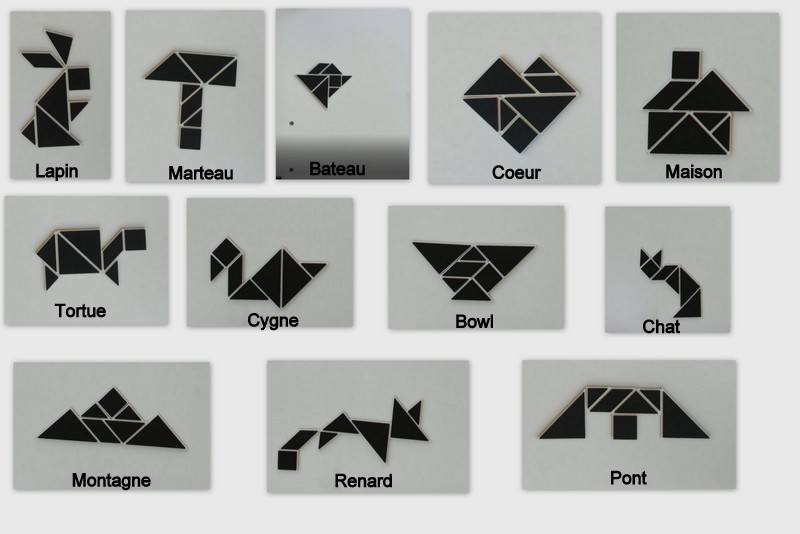
#> input picture data/Montages.jpg, 800 x 534 px
$ python -i processing.py   (imports and definitions only)
#> lines starting #> are read from the running program, lines starting #| are printed output that depends on the picture; after the words box and inside, x2 and y2 are one past the last pixel; in counts of white or black regions, pixels touching at a corner belong together
import numpy as np
import os
import cv2
import imutils


def preprocess_img(img, side=None, sensitivity_to_light=100):
    '''
    this function takes a cv image as input, calls the resize function, crops the image to keep only the board, chooses the left / right half of the board or the full board if the child is playing alone, and eventually finds the largest dark shape

    Parameters :
    img = OpenCV image
    side = process either left/right side or full frame.  - True by default
    crop = decides if image needs cropping - set crop to False when processing dataset images, they are already cut
    sensitivity_to_light = parameter to turn the background black

    author : @BasCR-hub
    '''

    img = crop(img, side=side)
    image_blurred = blur(img,1)
    cnts = get_contours(image_blurred)
    image_triangles_squares = extract_triangles_squares(cnts, img)
    blurred_triangles_squared = blur(image_triangles_squares, 7, sensitivity_to_light='ignore').copy()
    final_cnts = get_contours(blurred_triangles_squared)

    return final_cnts, img

# [21 lines left out: function preprocess_img_2, not called in this run]

def extract_triangles_squares(cnts, image):
    '''
    This function extracts only the triangles, squares and parallelograms from a list of contours and hence removes 'noise' items.
    To do so, it calls OpenCV's appoxPolyDp function to identify which contours have either 3 or 4 summits then returns those that
    fit area and/or width-height ratio criteria.

    Parameters :
    cnts_output = list of contours from cv2.findContours
    origin_img = OpenCV image

    author : @Gautier
    '''
    cnts_output = []
    out_image = np.zeros(image.shape, image.dtype)

    for idx, cnt in enumerate(cnts):
        perimetre = cv2.arcLength(cnt, True)
        approx = cv2.approxPolyDP(cnt, 0.02 * perimetre, True)

        area = cv2.contourArea(cnt)
        img_area = image.shape[0] * image.shape[1]

        if area/img_area > 0.0005:
            # for triangle
            if len(approx) == 3:
                cnts_output.append(cnt)
                cv2.drawContours(out_image, [cnt], -1, (50, 255, 50), 7)
                cv2.fillPoly(out_image, pts =[cnt], color=(50, 255, 50))
            # for quadrilater
            elif len(approx) == 4:
                (x, y, w, h) = cv2.boundingRect(approx)
                ratio = w / float(h)
                if(ratio >= 0.3 and ratio <= 3):
                    cnts_output.append(cnt)
                    cv2.drawContours(out_image, [cnt], -1, (50, 255, 50), 7)
                    cv2.fillPoly(out_image, pts =[cnt], color=(50, 255, 50))
    return out_image

def blur(img, strength_blur = 7, sensitivity_to_light=50):
    '''
    This function takes a cv image as input, turns it into grayscale and blurs it. Used before finding contours to erase the white space between individual shapes.
    Parameters :

    origin_img = OpenCV image
    strength_blur = blur paramet (the greater the more "blurred")

    author : @BasCR-hub
    '''

    gray = cv2.cvtColor(img, cv2.COLOR_BGR2GRAY) # binarize img
    if sensitivity_to_light != 'ignore':
        gray[gray > sensitivity_to_light] = 0
    blurred = cv2.medianBlur(gray, strength_blur)
    image_blurred = cv2.threshold(blurred, 0, 255, cv2.THRESH_BINARY)[1]
    return image_blurred

def get_contours(image):
    '''
    This function retrieves an image's openCV contours.

    Parameters :
    image = OpenCV image

    author : @BasCR-hub
    '''

    cnts = cv2.findContours(
        image.copy(), cv2.RETR_EXTERNAL, cv2.CHAIN_APPROX_SIMPLE)
    cnts = imutils.grab_contours(cnts)
    return cnts

# [57 lines left out: functions display_contour, extract_triangles_squares_2, not called in this run]

def crop(img, side="left"):
    """
    crop the left or right side of the image

    Parameters:
    - img : OpenCV
    - side : left / right

    Returns : OpenCV image

    author: @Nohossat
    """

    if side is None:
        return img

    assert side in ["left", "right"], "not a valid side"

    # we take only 55% of the frame either left or right side
    width_img = img.shape[1]
    box_width = int(width_img*0.55)

    if side == 'left':
        img = img[:, :box_width]
    else:
        box_width = width_img - box_width
        img = img[:, box_width:width_img]

    return img

>>> import cv2
>>> picture = cv2.imread('../data/Montages.jpg')
#> picture is the input picture: shape (534, 800, 3); mean B, G, R 175.2, 177.5, 175.9
>>> result = preprocess_img(picture)
#> in blur, `gray[gray > sensitivity_to_light] = 0`:
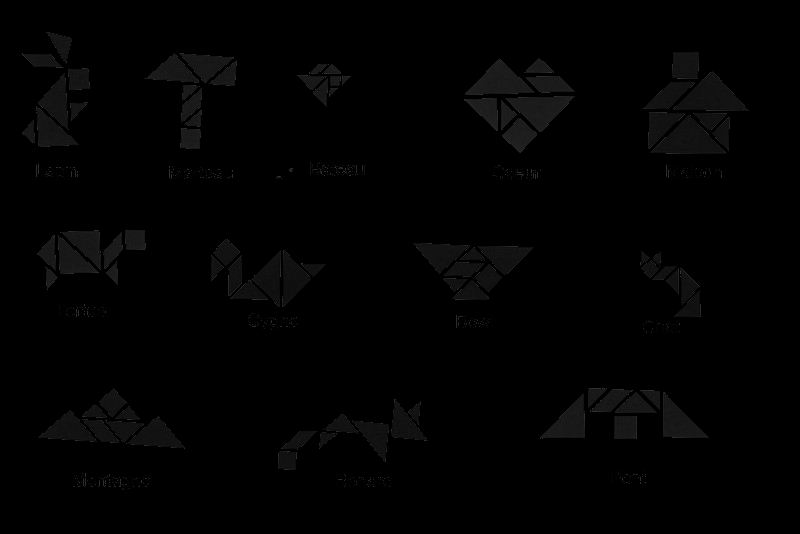
#> gray: shape (534, 800); min 0, max 50, mean 2.1
#> in blur, `image_blurred = cv2.threshold(blurred, 0, 255, cv2.THRESH_BINARY)[1]`:
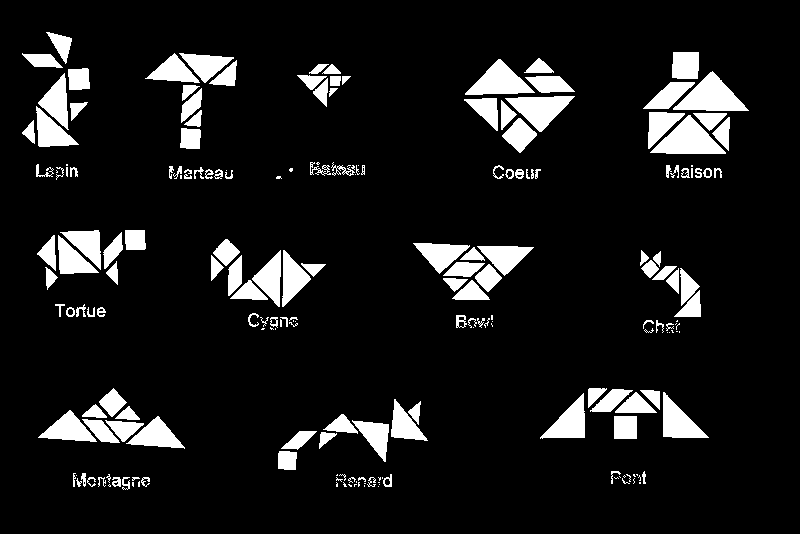
#> image_blurred: shape (534, 800); 9.9% white; 208 white regions (68 under 20 px)
#> in get_contours, `cnts = cv2.findContours( image.copy(), cv2.RETR_EXTERNAL, cv2.CHAIN_AP..`: cnts = 208 contours, 94 with area under 20; largest, box (x1, y1, x2, y2) and area: (673, 71, 749, 111) 1476, (650, 115, 726, 154) 1464, (465, 59, 535, 95) 1219, (505, 96, 575, 132) 1214, (663, 392, 709, 438) 1006
#> the loop in extract_triangles_squares, `for idx, cnt in enumerate(cnts):` made 208 passes
#> (perimetre, approx, area, x, y, w, h, ratio) on passes 47, 49, 52, 53: (69.66, [[279, 451], [278, 468], [295, 469], [296, 452]], 300, 278, 451, 19, 19, 1), (84.91, [[316, 431], [299, 431], [281, 448], [297, 449]], 293, 281, 431, 36, 19, 1.89), (97.15, [[82, 419], [101, 441], [119, 442], [101, 420]], 391.5, 82, 419, 38, 24, 1.58), (88, [[614, 416], [614, 438], [636, 438], [636, 416]], 484, 614, 416, 23, 23, 1)
#> (perimetre, area, x, y, w, h, ratio) on passes 65, 67, 115, 118, 127, 130: (106, 434.5, 590, 389, 43, 23, 1.87), (79.54, 392, 99, 388, 28, 29, 0.966), (93.6, 365, 443, 262, 42, 15, 2.8), (92.18, 357.5, 228, 255, 14, 41, 0.341), (76.47, 369.5, 213, 239, 27, 27, 1), (89.15, 321.5, 103, 232, 20, 37, 0.541)
#> after the loop in extract_triangles_squares, `for idx, cnt in enumerate(cnts):`:
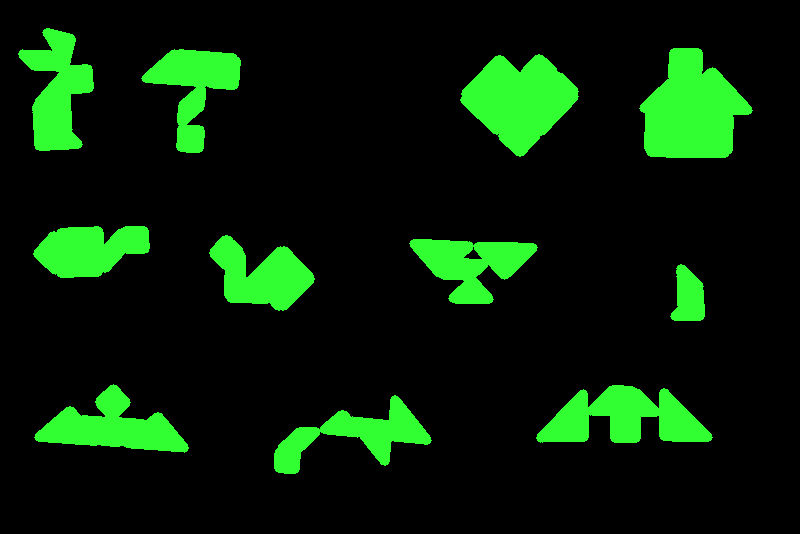
#> out_image: shape (534, 800, 3); mean B, G, R 6.4, 32.9, 6.4
#> after the loop in extract_triangles_squares, `for idx, cnt in enumerate(cnts):`: cnts_output = 55 contours; largest, box (x1, y1, x2, y2) and area: (673, 71, 749, 111) 1476, (650, 115, 726, 154) 1464, (465, 59, 535, 95) 1219, (505, 96, 575, 132) 1214, (663, 392, 709, 438) 1006
#> call 2 of blur, with strength_blur = 7, sensitivity_to_light = 'ignore'
#> in blur (call 2), `gray = cv2.cvtColor(img, cv2.COLOR_BGR2GRAY)`:
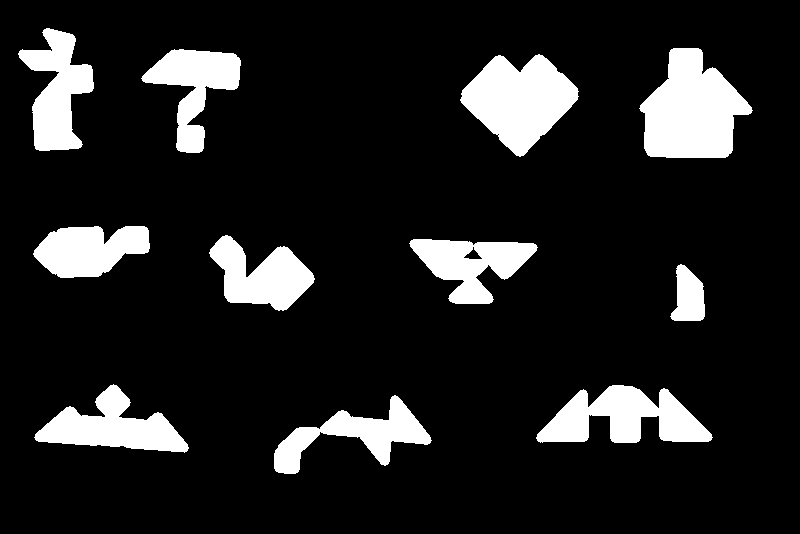
#> gray: shape (534, 800); values 0 (black) and 170 (white), 12.9% white; 11 white regions, largest, box (x1, y1, x2, y2) and area: (639, 48, 753, 158) 8270, (460, 54, 579, 157) 7275, (536, 385, 713, 443) 5939
#> in blur (call 2), `blurred = cv2.medianBlur(gray, strength_blur)`:
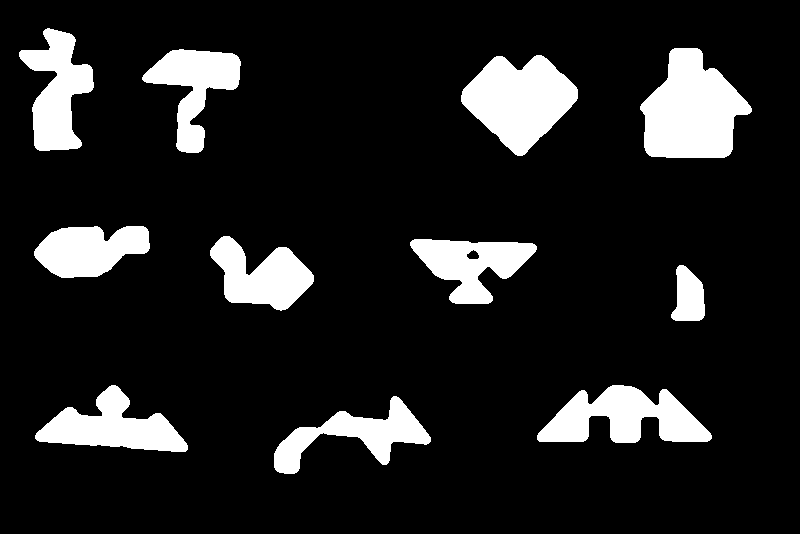
#> blurred: shape (534, 800); values 0 (black) and 170 (white), 12.9% white; 11 white regions, largest, box (x1, y1, x2, y2) and area: (640, 48, 752, 158) 8262, (461, 55, 578, 156) 7260, (537, 385, 712, 443) 5930
#> in blur (call 2), `image_blurred = cv2.threshold(blurred, 0, 255, cv2.THRESH_BINARY)[1]`: image_blurred: shape (534, 800); 12.9% white; 11 white regions
#> in get_contours (call 2), `cnts = cv2.findContours( image.copy(), cv2.RETR_EXTERNAL, cv2.CHAIN_AP..`: cnts = 11 contours; largest, box (x1, y1, x2, y2) and area: (640, 48, 752, 158) 8089, (461, 55, 578, 156) 7128, (537, 385, 712, 443) 5702, (35, 385, 188, 452) 4866, (19, 28, 94, 151) 4708
#> in preprocess_img, `final_cnts = get_contours(blurred_triangles_squared)`: final_cnts has the same summary as cnts in get_contours
